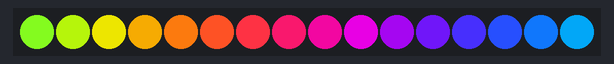
The program below on a simulated CircuitPython board. Shown: 16 RGB LEDs in strip order, left to right.

Above: at 0.01 s.
At 4.59 s:
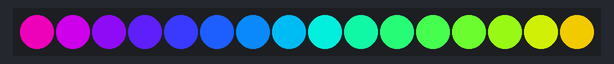
At 9.27 s:
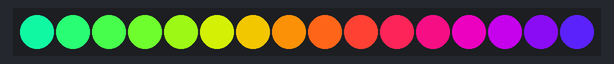
At 19.37 s:
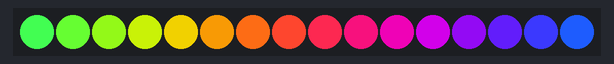
At 28.64 s:
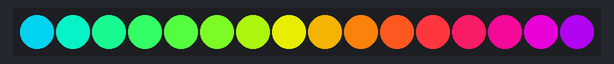
At 39.88 s:
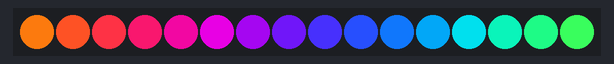

The program:

13.py
```python
import board, neopixel, time, math

NUM = 16
pixels = neopixel.NeoPixel(board.D18, NUM, auto_write=False)

t = 0

while True:
    for i in range(NUM):
        r = int((math.sin(i*0.3 + t) + 1) * 127)
        g = int((math.sin(i*0.3 + t + 2) + 1) * 127)
        b = int((math.sin(i*0.3 + t + 4) + 1) * 127)
        pixels[i] = (r,g,b)

    pixels.show()
    t += 0.1
    time.sleep(0.05)
```
